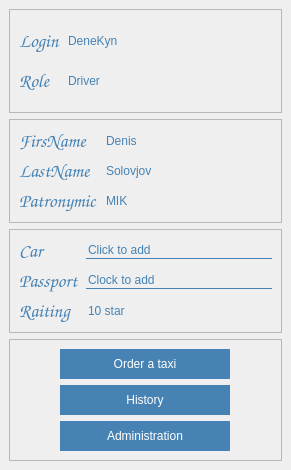
<?xml version="1.0" encoding="UTF-8"?>
<ui version="4.0">
 <class>ProfileWindow</class>
 <widget class="QMainWindow" name="ProfileWindow">
  <property name="geometry">
   <rect>
    <x>0</x>
    <y>0</y>
    <width>291</width>
    <height>470</height>
   </rect>
  </property>
  <property name="windowTitle">
   <string>Profile</string>
  </property>
  <property name="styleSheet">
   <string notr="true">QLineEdit
{
background: transparent;
border: none;
font: 14pt &quot;Comic Sans MS&quot;;
color: steelblue;
}

QLabel{
	color: steelblue;
	transition: all 1s;
	font: 14pt &quot;Comic Sans MS&quot;;
	font-weight:bold;
}</string>
  </property>
  <widget class="QWidget" name="centralwidget">
   <layout class="QVBoxLayout" name="verticalLayout_2">
    <item>
     <widget class="QFrame" name="frame">
      <property name="styleSheet">
       <string notr="true"/>
      </property>
      <property name="frameShape">
       <enum>QFrame::StyledPanel</enum>
      </property>
      <property name="frameShadow">
       <enum>QFrame::Raised</enum>
      </property>
      <layout class="QGridLayout" name="gridLayout_3">
       <item row="0" column="0">
        <widget class="QLabel" name="label_login">
         <property name="font">
          <font>
           <family>Comic Sans MS</family>
           <pointsize>14</pointsize>
           <weight>75</weight>
           <italic>false</italic>
           <bold>true</bold>
          </font>
         </property>
         <property name="styleSheet">
          <string notr="true"/>
         </property>
         <property name="text">
          <string>Login</string>
         </property>
        </widget>
       </item>
       <item row="0" column="1">
        <widget class="QLineEdit" name="edit_login">
         <property name="enabled">
          <bool>false</bool>
         </property>
         <property name="styleSheet">
          <string notr="true"/>
         </property>
         <property name="text">
          <string>DeneKyn</string>
         </property>
        </widget>
       </item>
       <item row="1" column="0">
        <widget class="QLabel" name="label_role">
         <property name="font">
          <font>
           <family>Comic Sans MS</family>
           <pointsize>14</pointsize>
           <weight>75</weight>
           <italic>false</italic>
           <bold>true</bold>
          </font>
         </property>
         <property name="styleSheet">
          <string notr="true"/>
         </property>
         <property name="text">
          <string>Role</string>
         </property>
        </widget>
       </item>
       <item row="1" column="1">
        <widget class="QLineEdit" name="edit_role">
         <property name="enabled">
          <bool>false</bool>
         </property>
         <property name="styleSheet">
          <string notr="true"/>
         </property>
         <property name="text">
          <string>Driver</string>
         </property>
        </widget>
       </item>
      </layout>
     </widget>
    </item>
    <item>
     <widget class="QFrame" name="frame_3">
      <property name="styleSheet">
       <string notr="true"/>
      </property>
      <property name="frameShape">
       <enum>QFrame::StyledPanel</enum>
      </property>
      <property name="frameShadow">
       <enum>QFrame::Raised</enum>
      </property>
      <layout class="QGridLayout" name="gridLayout_2">
       <item row="0" column="0">
        <widget class="QLabel" name="label_firstname">
         <property name="font">
          <font>
           <family>Comic Sans MS</family>
           <pointsize>14</pointsize>
           <weight>75</weight>
           <italic>false</italic>
           <bold>true</bold>
          </font>
         </property>
         <property name="styleSheet">
          <string notr="true"/>
         </property>
         <property name="text">
          <string>FirsName</string>
         </property>
        </widget>
       </item>
       <item row="0" column="1">
        <widget class="QLineEdit" name="edit_firstname">
         <property name="enabled">
          <bool>false</bool>
         </property>
         <property name="styleSheet">
          <string notr="true"/>
         </property>
         <property name="text">
          <string>Denis</string>
         </property>
        </widget>
       </item>
       <item row="1" column="0">
        <widget class="QLabel" name="label_lastname">
         <property name="font">
          <font>
           <family>Comic Sans MS</family>
           <pointsize>14</pointsize>
           <weight>75</weight>
           <italic>false</italic>
           <bold>true</bold>
          </font>
         </property>
         <property name="styleSheet">
          <string notr="true"/>
         </property>
         <property name="text">
          <string>LastName</string>
         </property>
        </widget>
       </item>
       <item row="1" column="1">
        <widget class="QLineEdit" name="edit_lastname">
         <property name="enabled">
          <bool>false</bool>
         </property>
         <property name="styleSheet">
          <string notr="true"/>
         </property>
         <property name="text">
          <string>Solovjov</string>
         </property>
        </widget>
       </item>
       <item row="2" column="0">
        <widget class="QLabel" name="label_patronymic">
         <property name="font">
          <font>
           <family>Comic Sans MS</family>
           <pointsize>14</pointsize>
           <weight>75</weight>
           <italic>false</italic>
           <bold>true</bold>
          </font>
         </property>
         <property name="styleSheet">
          <string notr="true"/>
         </property>
         <property name="text">
          <string>Patronymic</string>
         </property>
        </widget>
       </item>
       <item row="2" column="1">
        <widget class="QLineEdit" name="edit_patronymic">
         <property name="enabled">
          <bool>false</bool>
         </property>
         <property name="styleSheet">
          <string notr="true"/>
         </property>
         <property name="text">
          <string>MIK</string>
         </property>
        </widget>
       </item>
      </layout>
     </widget>
    </item>
    <item>
     <widget class="QFrame" name="driver_block">
      <property name="styleSheet">
       <string notr="true"/>
      </property>
      <property name="frameShape">
       <enum>QFrame::StyledPanel</enum>
      </property>
      <property name="frameShadow">
       <enum>QFrame::Raised</enum>
      </property>
      <layout class="QGridLayout" name="gridLayout_4">
       <item row="0" column="0">
        <widget class="QLabel" name="label_car">
         <property name="font">
          <font>
           <family>Comic Sans MS</family>
           <pointsize>14</pointsize>
           <weight>75</weight>
           <italic>false</italic>
           <bold>true</bold>
          </font>
         </property>
         <property name="styleSheet">
          <string notr="true"/>
         </property>
         <property name="text">
          <string>Car</string>
         </property>
        </widget>
       </item>
       <item row="0" column="1">
        <widget class="ClickableLineEdit" name="edit_car">
         <property name="styleSheet">
          <string notr="true">QLineEdit
{
background: transparent;
border: none;
border-bottom: 1px solid steelblue;
font: 10pt &quot;Comic Sans MS&quot;;
color: steelblue;
}</string>
         </property>
         <property name="text">
          <string>Click to add</string>
         </property>
         <property name="readOnly">
          <bool>false</bool>
         </property>
        </widget>
       </item>
       <item row="1" column="0">
        <widget class="QLabel" name="label_passport">
         <property name="font">
          <font>
           <family>Comic Sans MS</family>
           <pointsize>14</pointsize>
           <weight>75</weight>
           <italic>false</italic>
           <bold>true</bold>
          </font>
         </property>
         <property name="styleSheet">
          <string notr="true"/>
         </property>
         <property name="text">
          <string>Passport</string>
         </property>
        </widget>
       </item>
       <item row="1" column="1">
        <widget class="ClickableLineEdit" name="edit_passport">
         <property name="styleSheet">
          <string notr="true">QLineEdit
{
background: transparent;
border: none;
border-bottom: 1px solid steelblue;
font: 10pt &quot;Comic Sans MS&quot;;
color: steelblue;
}</string>
         </property>
         <property name="text">
          <string>Clock to add</string>
         </property>
         <property name="readOnly">
          <bool>false</bool>
         </property>
        </widget>
       </item>
       <item row="2" column="0">
        <widget class="QLabel" name="label_rating">
         <property name="font">
          <font>
           <family>Comic Sans MS</family>
           <pointsize>14</pointsize>
           <weight>75</weight>
           <italic>false</italic>
           <bold>true</bold>
          </font>
         </property>
         <property name="styleSheet">
          <string notr="true"/>
         </property>
         <property name="text">
          <string>Raiting</string>
         </property>
        </widget>
       </item>
       <item row="2" column="1">
        <widget class="QLineEdit" name="edit_rating">
         <property name="styleSheet">
          <string notr="true"/>
         </property>
         <property name="text">
          <string>10 star</string>
         </property>
         <property name="readOnly">
          <bool>false</bool>
         </property>
        </widget>
       </item>
      </layout>
     </widget>
    </item>
    <item>
     <widget class="QFrame" name="frame_2">
      <property name="frameShape">
       <enum>QFrame::StyledPanel</enum>
      </property>
      <property name="frameShadow">
       <enum>QFrame::Raised</enum>
      </property>
      <layout class="QVBoxLayout" name="verticalLayout">
       <item alignment="Qt::AlignHCenter">
        <widget class="QPushButton" name="btn_order">
         <property name="minimumSize">
          <size>
           <width>170</width>
           <height>30</height>
          </size>
         </property>
         <property name="styleSheet">
          <string notr="true">QPushButton{
color: white;
background: steelblue;
border-radius: 60px;
font: 12pt &quot;Comic Sans MS&quot;;
}</string>
         </property>
         <property name="text">
          <string>Order a taxi</string>
         </property>
        </widget>
       </item>
       <item alignment="Qt::AlignHCenter">
        <widget class="QPushButton" name="btn_history">
         <property name="minimumSize">
          <size>
           <width>170</width>
           <height>30</height>
          </size>
         </property>
         <property name="styleSheet">
          <string notr="true">QPushButton{
color: white;
background: steelblue;
border-radius: 60px;
font: 12pt &quot;Comic Sans MS&quot;;
}</string>
         </property>
         <property name="text">
          <string>History</string>
         </property>
        </widget>
       </item>
       <item alignment="Qt::AlignHCenter">
        <widget class="QPushButton" name="btn_adminitration">
         <property name="minimumSize">
          <size>
           <width>170</width>
           <height>30</height>
          </size>
         </property>
         <property name="styleSheet">
          <string notr="true">QPushButton{
color: white;
background: steelblue;
border-radius: 60px;
font: 12pt &quot;Comic Sans MS&quot;;
}</string>
         </property>
         <property name="text">
          <string>Administration</string>
         </property>
        </widget>
       </item>
      </layout>
     </widget>
    </item>
   </layout>
  </widget>
 </widget>
 <customwidgets>
  <customwidget>
   <class>ClickableLineEdit</class>
   <extends>QLineEdit</extends>
   <header>PyQt.mycomponent.clickablelineedit.h</header>
  </customwidget>
 </customwidgets>
 <resources/>
 <connections/>
</ui>
